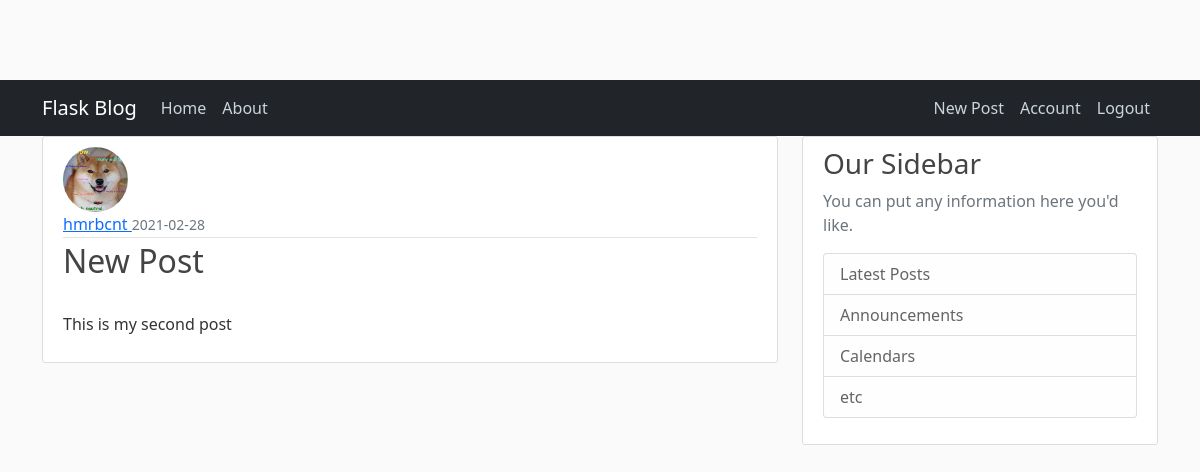
The app's page /post/2 (signed in) with its own data.
### flask_blog/models.py (models this page shows, shortened)
class User(db.Model, UserMixin):
    id = db.Column(db.Integer, primary_key=True)
    username = db.Column(db.String(20), unique=True, nullable=False)
    email = db.Column(db.String(120), unique=True, nullable=False)
    image_file = db.Column(db.String(20), nullable=False, default='default.jpg')
    password = db.Column(db.String(60), nullable=False)
    posts = db.relationship('Post', backref='author', lazy=True)

class Post(db.Model):
    id = db.Column(db.Integer, primary_key=True)
    title = db.Column(db.String(100), nullable=False)
    date_posted = db.Column(db.DateTime, nullable=False, default=datetime.utcnow)
    content = db.Column(db.Text, nullable=False)
    user_id = db.Column(db.Integer, db.ForeignKey('user.id'), nullable=False)

### flask_blog/routes.py (the view)
@app.route('/post/<int:post_id>', methods=['POST','GET'])
def post(post_id):
    post = Post.query.get_or_404(post_id)
    return render_template('post.html', title = post.title, post=post)

### flask_blog/models.py (called while the page is built)
@login_manager.user_loader
def load_user(user_id):
    user = User.query.get(int(user_id))
    return user

### flask_blog/templates/post.html (shortened to what this page needs)
{% extends "layout.html" %}
    {% block content %}
        <article class="media content-section">
            <img class="rounded-circle article-img" src="{{ url_for('static', filename='profile_pictures/' + post.author.image_file) }}">
            <div class="media-body">
                <div class="article-metadata">
                    <a class="mr-2" href="#"> {{ post.author.username }}  </a>
                    <small class="text-muted"> {{ post.date_posted.strftime('%Y-%m-%d') }} </small>
                </div>
                <h2 class="article-title"> {{ post.title }} </h2>
                <p class="article-content">
                    {{ post.content }}
                </p>
            </div>
        </article>
    {% endblock content %}

### flask_blog/static/main.css (style rules this page uses)
body { background: #fafafa; color: #333333; margin-top: 5rem; }
h1, h2, h3, h4, h5, h6 { color: #444444; }
.content-section { background: #ffffff; padding: 10px 20px; border: 1px solid #dddddd; border-radius: 3px; margin-bottom: 20px; }
.article-title { color: #444444; }
.article-content { white-space: pre-line; }
.article-img { height: 65px; width: 65px; margin-right: 16px; }
.article-metadata { padding-bottom: 1px; margin-bottom: 4px; border-bottom: 1px solid #e3e3e3 }

### records on screen
User: image_file (picture), author.username "hmrbcnt"
Post: date_posted "2021-02-28", title "New Post", content "This is my second post"
